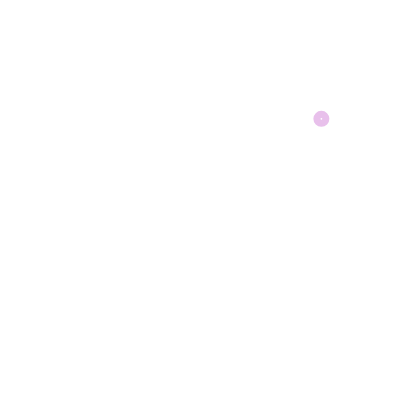
Frame 1 (no input)
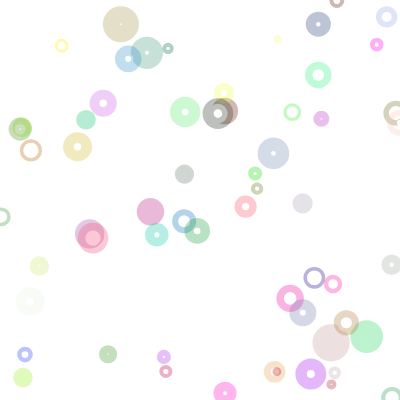
Frame 60 (no input)
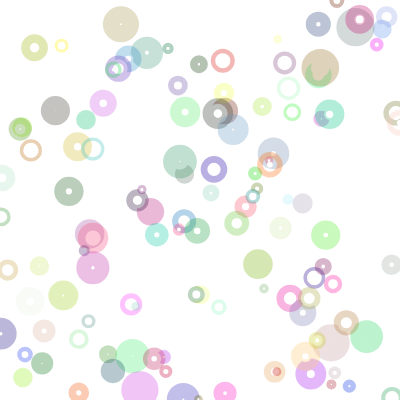
Frame 120 (the mouse pressed at the canvas centre since frame 60)

The p5.js sketch that drew these frames (run headless with seeded random() and noise() and a simulated clock; from frame 60 on, the mouse is pressed at the canvas centre):

// p5.js sketch
// ── sketch.js
function setup() {
  createCanvas(400, 400);
  
  frameRate(20);
  
  background(255);
}

function draw() {
  
  
  stroke(random(255), random(255), random(255), 80);
  strokeWeight(random(3, 20));  
  //point(random(400), random(400));
  
  circle(random(400), random(400), random(3,20));
  
} 
